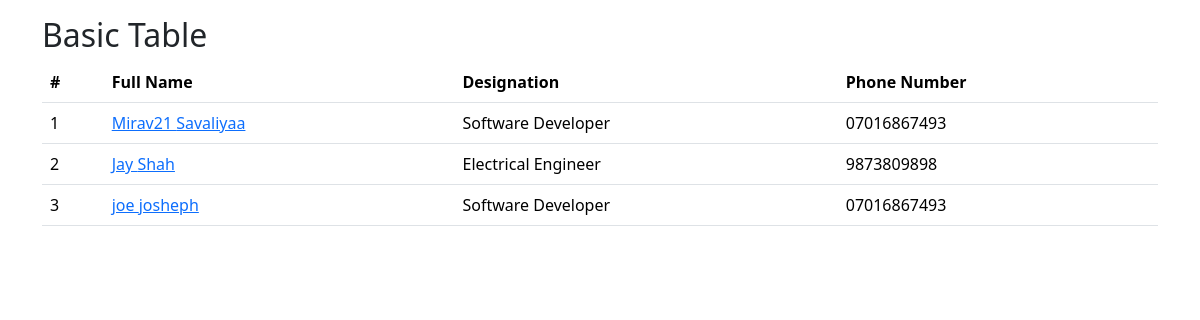
The page / on the database its author committed.
### employees/models.py (models this page shows, shortened)
class Employee(models.Model):
    first_name = models.CharField(max_length=100)
    last_name = models.CharField(max_length=100)
    photo = models.ImageField(upload_to='images')
    designation = models.CharField(max_length=100)
    email_address = models.EmailField(max_length=100,unique=True)
    phone_number = models.CharField(max_length=13,blank=True)
    created_at = models.DateTimeField(auto_now_add=True)
    updated_at = models.DateTimeField(auto_now=True)

### mysite/views.py (the view)
# urls.py: 2. Add a URL to urlpatterns:  path('', views.home, name='home')
def home(request):
    employees = Employee.objects.all()
    context = {
        'employees' : employees,
    }
    return render(request , 'home.html', context)

### templates/home.html (shortened to what this page needs)
{% load static %}
<!DOCTYPE html>
<html>
    <head>
        <link rel="stylesheet" href="{% static 'styles/style.css' %}">
        <link rel="stylesheet" href="https://cdn.jsdelivr.net/npm/bootstrap@5.3.2/dist/css/bootstrap.min.css">
    </head>
    <body>
        <div class="container mt-3">
            <h2>Basic Table</h2>
            <table class="table">
              <thead>
                <tr>
                  <th>#</th>
                  <th>Full Name</th>
                  <th>Designation</th>
                  <th>Phone Number</th>
                </tr>
              </thead>
              <tbody>
                {% for emp in employees %}
                <tr>
                  <td>{{ forloop.counter}}</td>
                  <td><a href="{% url 'employee_detail' emp.id %}">{{ emp.first_name }} {{ emp.last_name }}</a></td>
                  <td>{{ emp.designation }}</td>
                  <td>{{ emp.phone_number }}</td>
                </tr>
                {% endfor %}
              </tbody>
            </table>
          </div>
    </body>
</html>

### static/styles/style.css (style rules this page uses)
body { background-color: blue; }

### rows shown on the page
Employee: first_name "Mirav21", last_name "Savaliyaa", designation "Software Developer", phone_number "07016867493"
Employee: first_name "Jay", last_name "Shah", designation "Electrical Engineer", phone_number "9873809898"
Employee: first_name "joe", last_name "josheph", designation "Software Developer", phone_number "07016867493"
